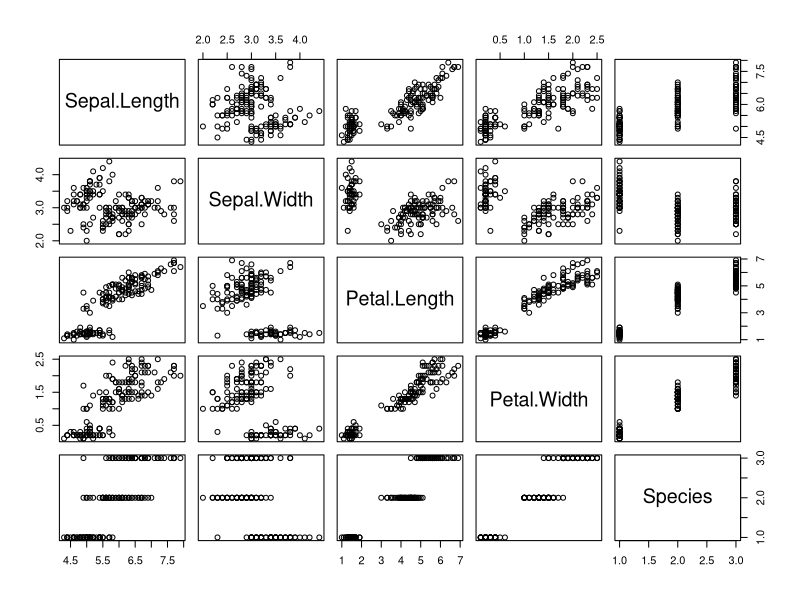
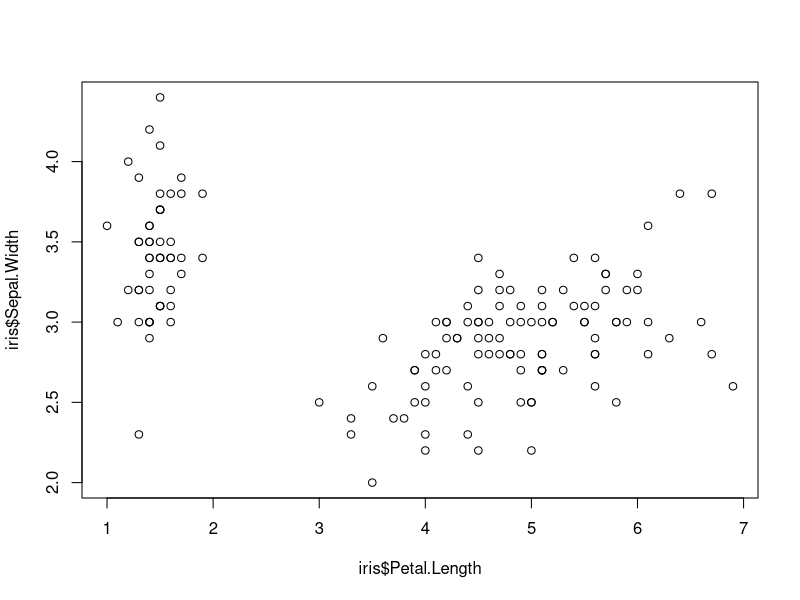
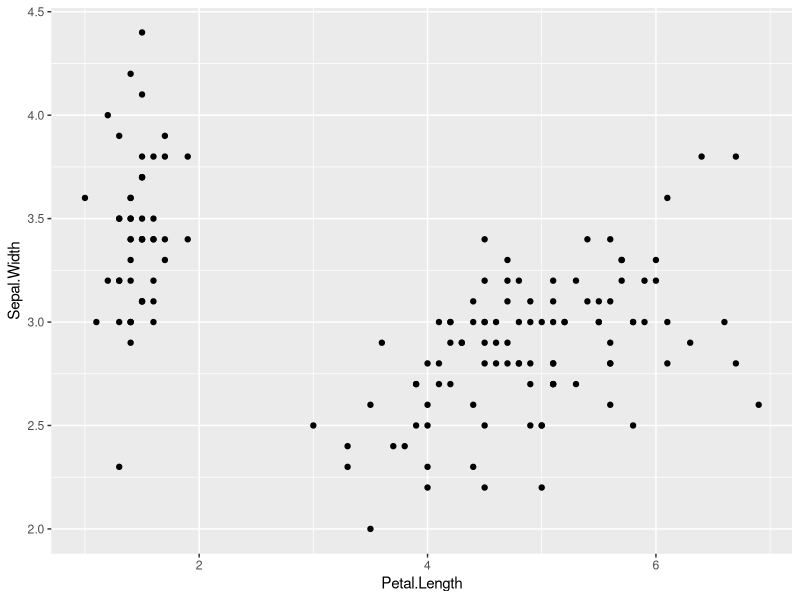
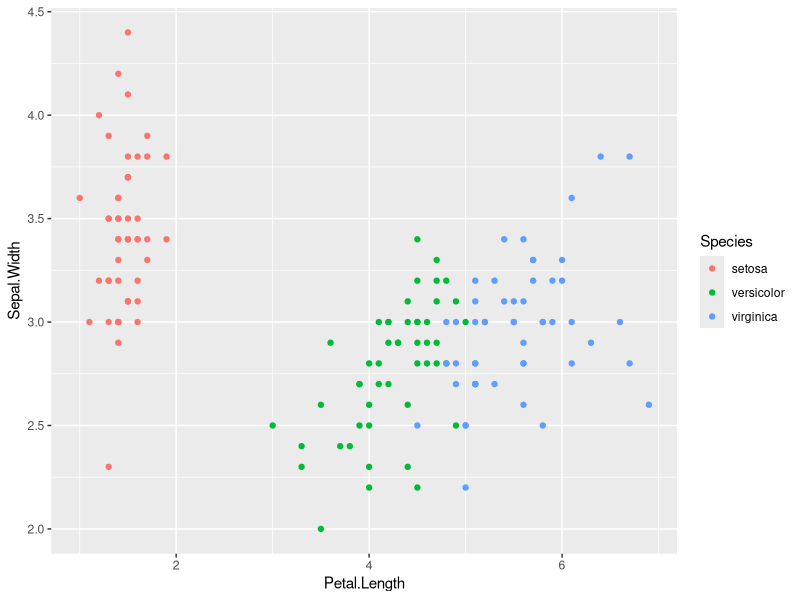
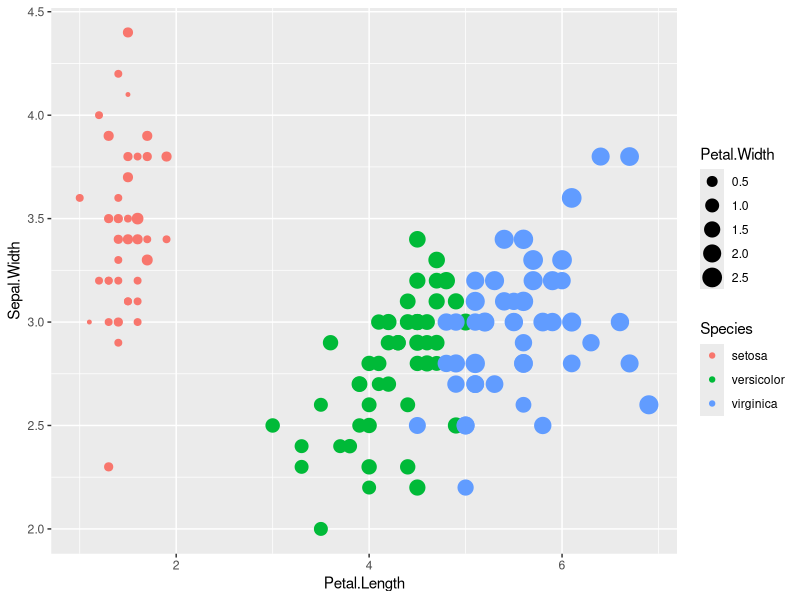
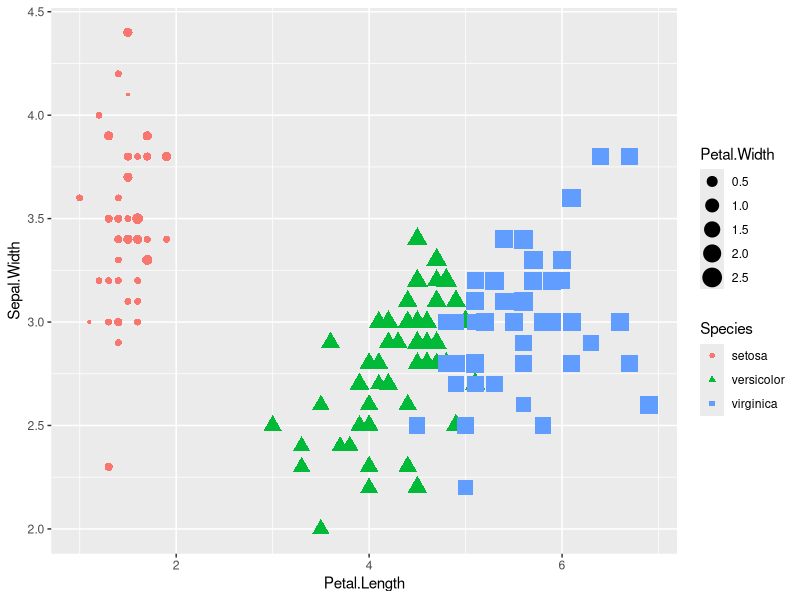
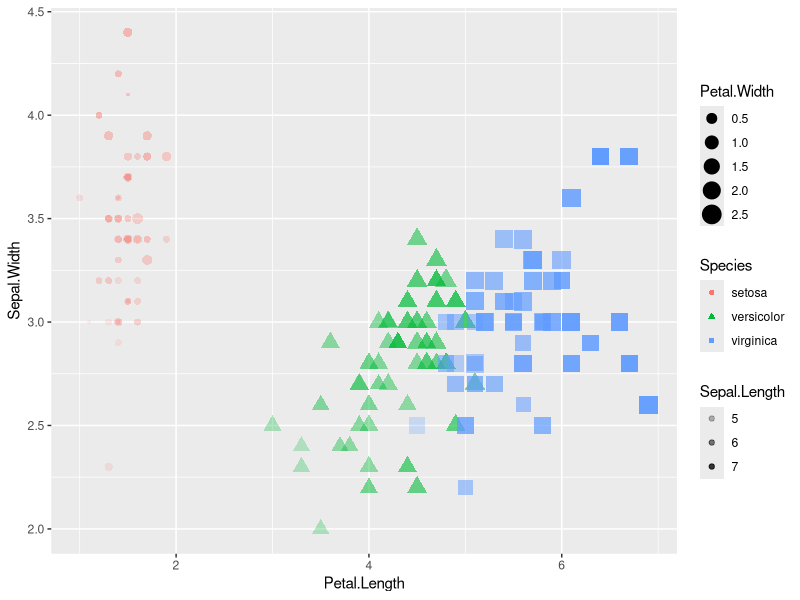
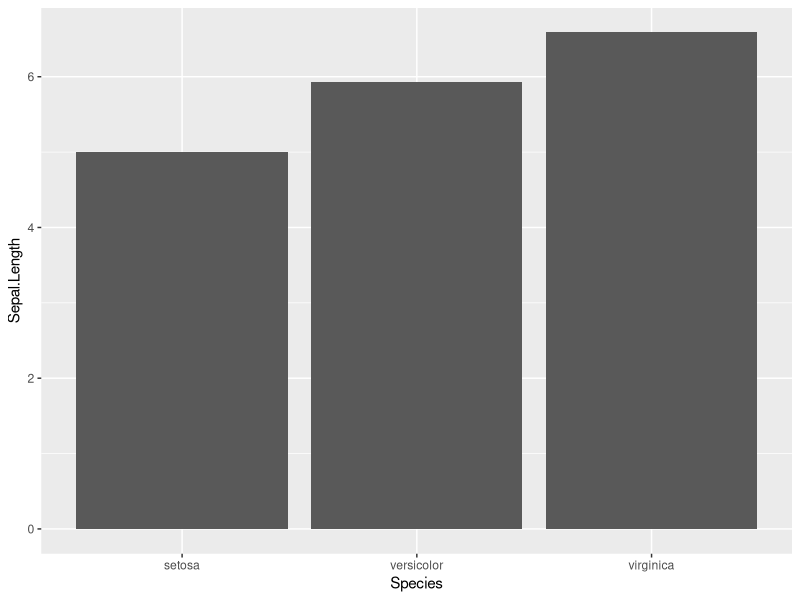

R code for these plots, in order:
## GGPLOT 2
## Packages ----
install.packages("ggplot2")
library(ggplot2)

#Datasets----
data()
data(iris)
head(iris)
summary(iris)


# Plot ----
plot(iris)
plot(iris$Petal.Length,iris$Sepal.Width)

# ggplot ----
#aes static mapping, a relation ,variables
#base plot, add another plot

ggplot(iris,aes(x=Petal.Length,y = Sepal.Width)) +
  geom_point()


ggplot(iris,aes(x=Petal.Length,y = Sepal.Width, col=Species)) +
  geom_point()

ggplot(iris,aes(x=Petal.Length,y = Sepal.Width, col=Species,size=Petal.Width)) +
  geom_point()

ggplot(iris,aes(x=Petal.Length,y = Sepal.Width, col=Species,
                size=Petal.Width,shape=Species)) +
  geom_point()

ggplot(iris,aes(x=Petal.Length,y = Sepal.Width, col=Species,
                size=Petal.Width,shape=Species, alpha=Sepal.Length)) +
  geom_point()

# BAR and BoxPlot ----
ggplot(iris,aes(Species, Sepal.Length))+
  geom_bar(stat = "summary",fun.y="mean")

ggplot(iris,aes(Species, Sepal.Length, fill=Species))+
  geom_bar(stat = "summary",fun.y="mean")

ggplot(iris,aes(Species, Sepal.Length))+
  geom_bar(stat = "summary",fun.y="mean", fill="blue", col="black")

ggplot(iris,aes(Species, Sepal.Length))+
  geom_bar(stat = "summary",fun.y="mean", fill="blue", col="black")+
  geom_point()

ggplot(iris,aes(Species, Sepal.Length))+
  geom_bar(stat = "summary",fun.y="mean", fill="blue", col="black")+
  geom_point(position=position_jitter(0.2),size=3, shape=21)
